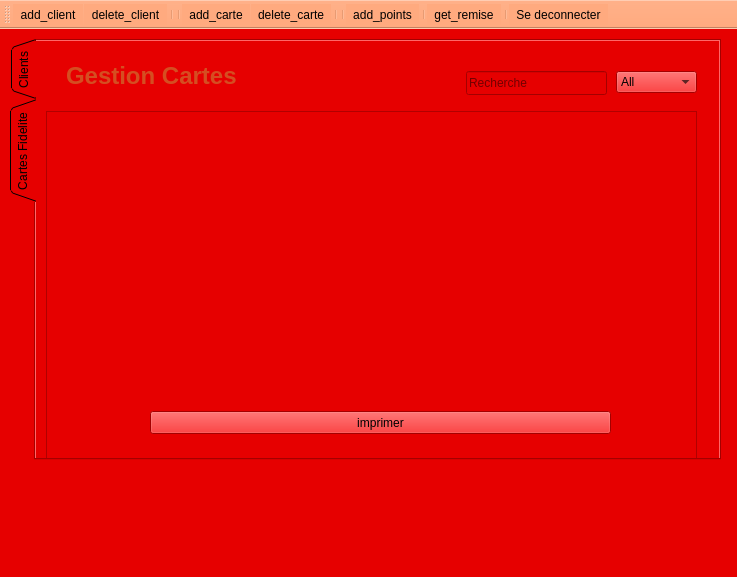
<?xml version="1.0" encoding="UTF-8"?>
<ui version="4.0">
 <class>gestion_aziz</class>
 <widget class="QMainWindow" name="gestion_aziz">
  <property name="geometry">
   <rect>
    <x>0</x>
    <y>0</y>
    <width>737</width>
    <height>577</height>
   </rect>
  </property>
  <property name="windowTitle">
   <string>MainWindow</string>
  </property>
  <property name="styleSheet">
   <string notr="true">background-image: url(:/new/prefix1/img/maxresdefault.jpg);
background-color: rgb(230, 0, 0);</string>
  </property>
  <widget class="QWidget" name="centralwidget">
   <widget class="QTabWidget" name="tabWidget">
    <property name="geometry">
     <rect>
      <x>10</x>
      <y>10</y>
      <width>711</width>
      <height>421</height>
     </rect>
    </property>
    <property name="styleSheet">
     <string notr="true">background-image: url(:/res/img/hand-painted-watercolor-background-with-sky-clouds-shape_24972-1095.jpg);
background-image: url(:/new/prefix1/img/maxresdefault.jpg);
background-image: url(:/new/prefix1/img/maxresdefault.jpg);</string>
    </property>
    <property name="tabPosition">
     <enum>QTabWidget::West</enum>
    </property>
    <property name="tabShape">
     <enum>QTabWidget::Triangular</enum>
    </property>
    <property name="currentIndex">
     <number>1</number>
    </property>
    <widget class="QWidget" name="tab">
     <attribute name="title">
      <string>Clients</string>
     </attribute>
     <widget class="QLineEdit" name="rech_client">
      <property name="geometry">
       <rect>
        <x>430</x>
        <y>30</y>
        <width>151</width>
        <height>24</height>
       </rect>
      </property>
      <property name="placeholderText">
       <string>Recherche</string>
      </property>
      <property name="clearButtonEnabled">
       <bool>true</bool>
      </property>
     </widget>
     <widget class="QTableView" name="table_client">
      <property name="geometry">
       <rect>
        <x>20</x>
        <y>71</y>
        <width>651</width>
        <height>331</height>
       </rect>
      </property>
      <property name="styleSheet">
       <string notr="true"/>
      </property>
      <property name="sortingEnabled">
       <bool>true</bool>
      </property>
      <attribute name="horizontalHeaderCascadingSectionResizes">
       <bool>true</bool>
      </attribute>
      <attribute name="horizontalHeaderShowSortIndicator" stdset="0">
       <bool>true</bool>
      </attribute>
      <attribute name="horizontalHeaderStretchLastSection">
       <bool>false</bool>
      </attribute>
     </widget>
     <widget class="QLabel" name="label">
      <property name="geometry">
       <rect>
        <x>20</x>
        <y>20</y>
        <width>251</width>
        <height>31</height>
       </rect>
      </property>
      <property name="styleSheet">
       <string notr="true">color: rgb(213, 78, 33);</string>
      </property>
      <property name="text">
       <string>&lt;html&gt;&lt;head/&gt;&lt;body&gt;&lt;p&gt;&lt;span style=&quot; font-size:18pt; font-weight:600; color:#d54e21;&quot;&gt;Gestion Clients&lt;/span&gt;&lt;/p&gt;&lt;/body&gt;&lt;/html&gt;</string>
      </property>
     </widget>
     <widget class="QComboBox" name="client_sel_col">
      <property name="geometry">
       <rect>
        <x>591</x>
        <y>30</y>
        <width>81</width>
        <height>22</height>
       </rect>
      </property>
      <item>
       <property name="text">
        <string>All</string>
       </property>
      </item>
      <item>
       <property name="text">
        <string>ID</string>
       </property>
      </item>
      <item>
       <property name="text">
        <string>Nom</string>
       </property>
      </item>
      <item>
       <property name="text">
        <string>Naissance</string>
       </property>
      </item>
      <item>
       <property name="text">
        <string>Mail</string>
       </property>
      </item>
      <item>
       <property name="text">
        <string>Ajout</string>
       </property>
      </item>
     </widget>
     <widget class="QPushButton" name="pushButton">
      <property name="geometry">
       <rect>
        <x>140</x>
        <y>380</y>
        <width>371</width>
        <height>23</height>
       </rect>
      </property>
      <property name="text">
       <string>export</string>
      </property>
     </widget>
    </widget>
    <widget class="QWidget" name="tab_2">
     <attribute name="title">
      <string>Cartes Fidelite</string>
     </attribute>
     <widget class="QTableView" name="table_carte">
      <property name="geometry">
       <rect>
        <x>10</x>
        <y>70</y>
        <width>651</width>
        <height>381</height>
       </rect>
      </property>
      <property name="styleSheet">
       <string notr="true">background-image: url(:/new/prefix1/img/hand-painted-watercolor-background-with-sky-clouds-shape_24972-1095.jpg);
background-image: url(:/new/prefix1/img/maxresdefault.jpg);</string>
      </property>
      <property name="selectionMode">
       <enum>QAbstractItemView::ExtendedSelection</enum>
      </property>
      <property name="sortingEnabled">
       <bool>true</bool>
      </property>
      <attribute name="horizontalHeaderShowSortIndicator" stdset="0">
       <bool>true</bool>
      </attribute>
     </widget>
     <widget class="QLabel" name="label_4">
      <property name="geometry">
       <rect>
        <x>30</x>
        <y>20</y>
        <width>241</width>
        <height>31</height>
       </rect>
      </property>
      <property name="text">
       <string>&lt;html&gt;&lt;head/&gt;&lt;body&gt;&lt;p&gt;&lt;span style=&quot; font-size:18pt; font-weight:600; color:#d54e21;&quot;&gt;Gestion Cartes&lt;/span&gt;&lt;/p&gt;&lt;/body&gt;&lt;/html&gt;</string>
      </property>
     </widget>
     <widget class="QLineEdit" name="rech_carte">
      <property name="geometry">
       <rect>
        <x>430</x>
        <y>30</y>
        <width>141</width>
        <height>24</height>
       </rect>
      </property>
      <property name="placeholderText">
       <string>Recherche</string>
      </property>
      <property name="clearButtonEnabled">
       <bool>true</bool>
      </property>
     </widget>
     <widget class="QComboBox" name="carte_sel_col">
      <property name="geometry">
       <rect>
        <x>580</x>
        <y>30</y>
        <width>81</width>
        <height>22</height>
       </rect>
      </property>
      <item>
       <property name="text">
        <string>All</string>
       </property>
      </item>
      <item>
       <property name="text">
        <string>ID</string>
       </property>
      </item>
      <item>
       <property name="text">
        <string>Client</string>
       </property>
      </item>
      <item>
       <property name="text">
        <string>Points</string>
       </property>
      </item>
      <item>
       <property name="text">
        <string>Remise</string>
       </property>
      </item>
      <item>
       <property name="text">
        <string>Ajout</string>
       </property>
      </item>
     </widget>
     <widget class="QPushButton" name="pushButton_2">
      <property name="geometry">
       <rect>
        <x>114</x>
        <y>370</y>
        <width>461</width>
        <height>23</height>
       </rect>
      </property>
      <property name="text">
       <string>imprimer</string>
      </property>
     </widget>
    </widget>
   </widget>
  </widget>
  <widget class="QMenuBar" name="menubar">
   <property name="geometry">
    <rect>
     <x>0</x>
     <y>0</y>
     <width>737</width>
     <height>26</height>
    </rect>
   </property>
  </widget>
  <widget class="QStatusBar" name="statusbar"/>
  <widget class="QToolBar" name="toolBar">
   <property name="windowTitle">
    <string>toolBar</string>
   </property>
   <property name="styleSheet">
    <string notr="true">background-color: rgb(255, 170, 127);</string>
   </property>
   <attribute name="toolBarArea">
    <enum>TopToolBarArea</enum>
   </attribute>
   <attribute name="toolBarBreak">
    <bool>false</bool>
   </attribute>
   <addaction name="actionadd_client"/>
   <addaction name="actiondelete_client"/>
   <addaction name="separator"/>
   <addaction name="separator"/>
   <addaction name="actionadd_carte"/>
   <addaction name="actiondelete_carte"/>
   <addaction name="separator"/>
   <addaction name="separator"/>
   <addaction name="actionadd_points"/>
   <addaction name="separator"/>
   <addaction name="actionget_remise"/>
   <addaction name="separator"/>
   <addaction name="actiondeconnecter"/>
  </widget>
  <action name="actionadd_client">
   <property name="icon">
    <iconset>
     <normaloff>img/user-add-icon---shine-set-add-new-user-add-user-30.png</normaloff>
     <normalon>:/new/prefix1/img/user-add-icon---shine-set-add-new-user-add-user-30.png</normalon>img/user-add-icon---shine-set-add-new-user-add-user-30.png</iconset>
   </property>
   <property name="text">
    <string>add_client</string>
   </property>
  </action>
  <action name="actiondelete_client">
   <property name="icon">
    <iconset>
     <normaloff>img/images.png</normaloff>
     <normalon>:/new/prefix1/img/images.png</normalon>img/images.png</iconset>
   </property>
   <property name="text">
    <string>delete_client</string>
   </property>
  </action>
  <action name="actionadd_carte">
   <property name="icon">
    <iconset resource="resources.qrc">
     <normaloff>:/new/prefix1/img/Add-icon.png</normaloff>
     <normalon>:/res/img/Add-icon.png</normalon>:/new/prefix1/img/Add-icon.png</iconset>
   </property>
   <property name="text">
    <string>add_carte</string>
   </property>
  </action>
  <action name="actiondelete_carte">
   <property name="icon">
    <iconset>
     <normaloff>img/delete-icon.png</normaloff>
     <normalon>:/new/prefix1/img/delete-icon.png</normalon>img/delete-icon.png</iconset>
   </property>
   <property name="text">
    <string>delete_carte</string>
   </property>
  </action>
  <action name="actionadd_points">
   <property name="icon">
    <iconset>
     <normalon>:/new/prefix1/img/archiver.jpg</normalon>
    </iconset>
   </property>
   <property name="text">
    <string>add_points</string>
   </property>
  </action>
  <action name="actionget_remise">
   <property name="icon">
    <iconset>
     <normalon>:/new/prefix1/img/ajouter article.jpg</normalon>
    </iconset>
   </property>
   <property name="text">
    <string>get_remise</string>
   </property>
  </action>
  <action name="actiondeconnecter">
   <property name="icon">
    <iconset>
     <normaloff>img/Windows-Log-Off-icon.png</normaloff>
     <normalon>:/new/prefix1/img/Windows-Log-Off-icon.png</normalon>img/Windows-Log-Off-icon.png</iconset>
   </property>
   <property name="text">
    <string>Se deconnecter</string>
   </property>
   <property name="toolTip">
    <string>deconnecter</string>
   </property>
   <property name="shortcut">
    <string>Ctrl+O</string>
   </property>
  </action>
 </widget>
 <resources>
  <include location="resources.qrc"/>
 </resources>
 <connections/>
</ui>
